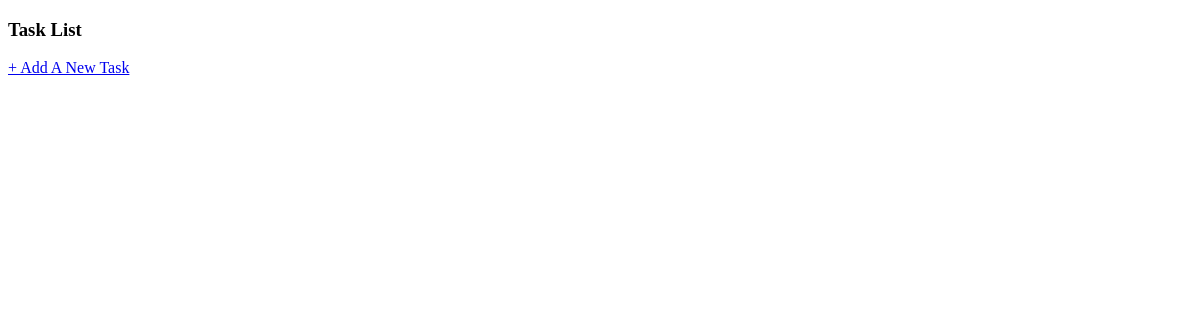
/tasks/, run on an earlier commit of the app's database.
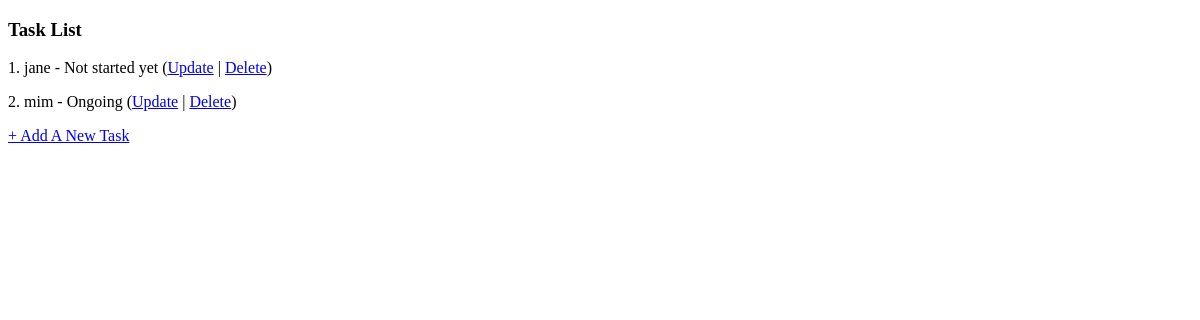
And on a later commit of the database.
### tasks/models.py (models this page shows, shortened)
class Task(models.Model):
    name = models.CharField(verbose_name="Task name", max_length=65, unique=True)
    status = models.CharField(verbose_name="Task status", max_length=1, choices=Status.choices)

### tasks/views.py (the view)
# urls.py: path('', views.task_list, name='task_list'),
def task_list(request):
    tasks = Task.objects.all()
    return render(request, "tasks/task_list.html", { "tasks": tasks,})

### tasks/templates/tasks/task_list.html (shortened to what this page needs)
<!DOCTYPE html>
<html lang="en">
<head>
</head>
<body>
<h3>Task List</h3>
{% for task in tasks %}
    <p>{{ forloop.counter }}. {{ task.name }} - {{ task.get_status_display }}
        (<a href="{% url 'tasks:task_update' task.id %}">Update</a> |
        <a href="{% url 'tasks:task_delete' task.id %}">Delete</a>)
    </p>
{% endfor %}
<p> <a href="{% url 'tasks:task_create' %}"> + Add A New Task</a></p>
</body>
</html>

What changed in the data, as far as the page shows it:
added Task: name "jane", status "Not started yet"
added Task: name "mim", status "Ongoing"
